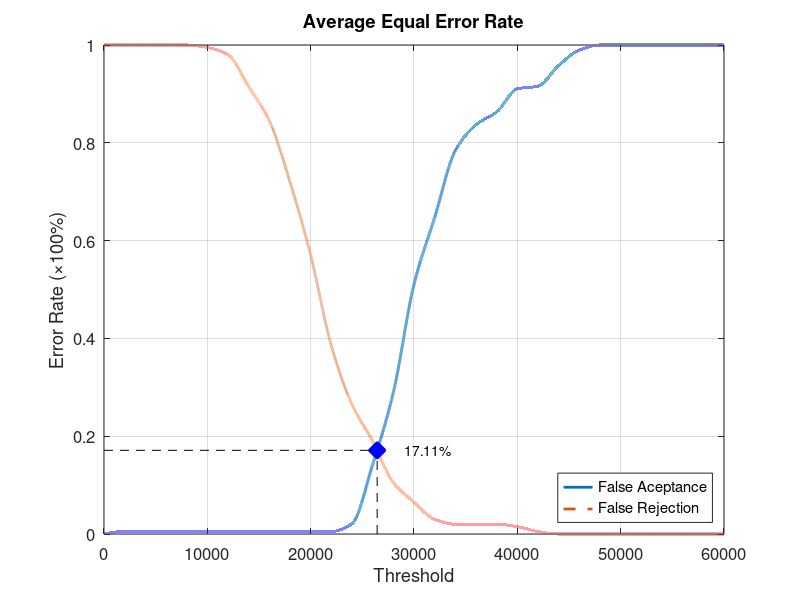
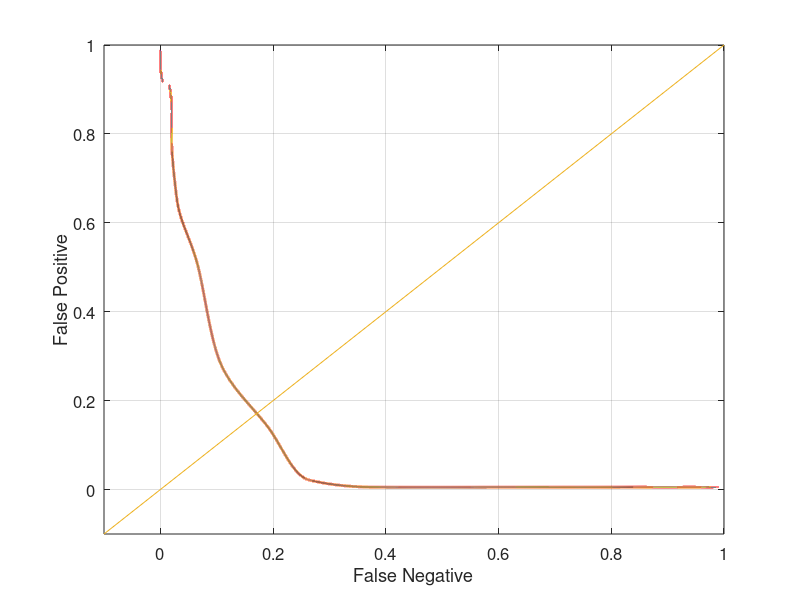

The MATLAB script that drew these images, in order:
function yEER = Database2_2
close all;
clear;
clc;
x = 0:2000:60000;
xq = 0:0.5:60000;

y0 = [0 0.00526316 0.00526316 0.00526316 0.00526316 0.00526316 0.00526316 0.00526316 0.00526316 0.00526316 0.00526316 0.00526316 0.0210526 0.142105 0.289474 0.510526 0.647368 0.784211 0.836842 0.863158 0.910526 0.915789 0.957895 0.989474 1 1 1 1 1 1 1];
yy0 = interp1(x, y0, xq, 'pchip');
y1 = [1 1 1 1 1 0.995 0.98 0.915 0.845 0.72 0.57 0.385 0.265 0.19 0.105 0.065 0.03 0.02 0.02 0.02 0.015 0.005 0 0 0 0 0 0 0 0 0];
yy1 = interp1(x, y1, xq, 'pchip');

% Calculating EER: 
y2 = abs(y0 - y1);
find(y2 == min(y2))
yy2 = abs(yy0 - yy1);
xEER = find(yy2 == min(yy2));
xEERIndex = xq(xEER) % X-axis EER
yEER = yy0(xEER) % Y-axis EER

main = figure
plot(xq, yy0,'-','LineWidth', 2);	hold on
plot(xq, yy1,'--','LineWidth', 2);	hold on
plot([xEERIndex xEERIndex], [0 yEER], 'k--');	hold on
plot([0 xEERIndex], [yEER yEER], 'k--');	hold on
plot(xEERIndex, yEER, 'bx', 'LineWidth', 10);	hold on
text(xEERIndex + 10 * xEERIndex / 100, yEER, [num2str(round((10000 * yEER)) / 100) '%'])
legend('False Aceptance', 'False Rejection', 'Location', 'SouthEast')
xlabel('Threshold')
ylabel('Error Rate (\times100%)')
title('Average Equal Error Rate')
set(gca, 'FontSize', 12)
axis([0 60000 0 1])
grid on

print(main, 'Database2_2Main', '-dpng');
FNRxFPR = figure('Color', [1 1 1]);
plot(yy1, yy0, '-', yy1, yy0, 'LineWidth', 2);
hold on
y = -0.1:0.1:1
plot(y, y); 
set(gca, 'FontSize', 12)
xlabel('False Negative')
ylabel('False Positive')
axis([-0.1 1 -0.1 1])
set(gca, 'FontSize', 12)
grid on

print(FNRxFPR, 'Database2_2FNRxFPR','-dpng');
end
